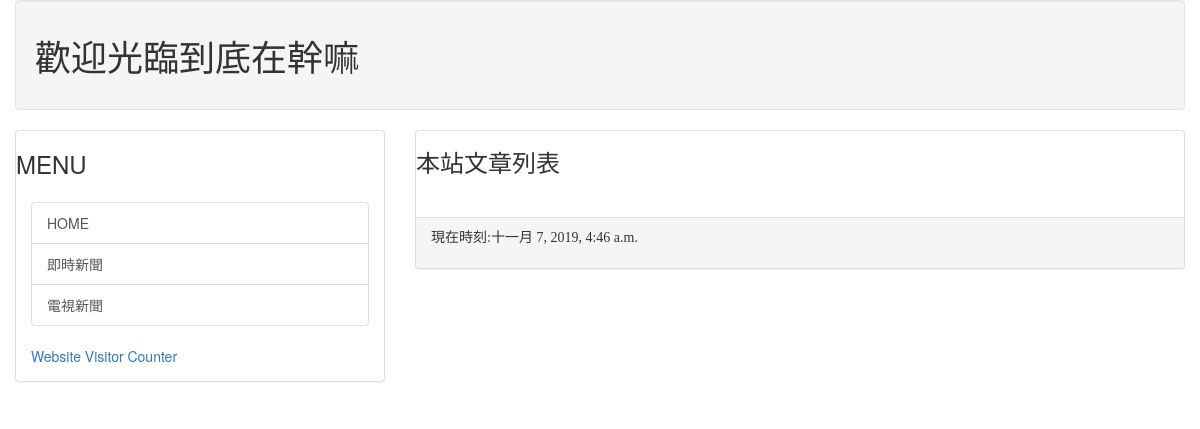
/, run on an earlier commit of the app's database.
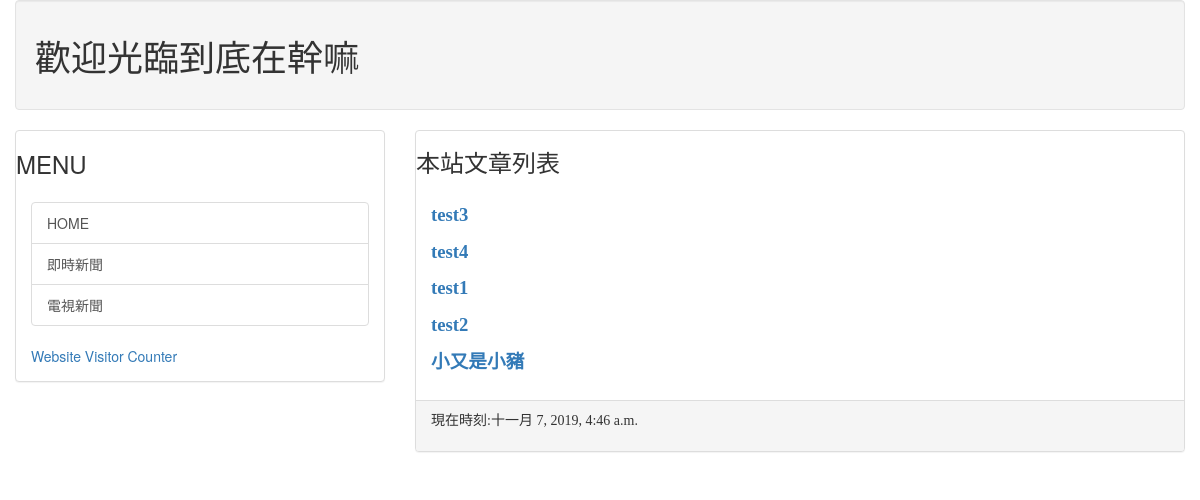
And on a later commit of the database.
### mainsite/models.py (models this page shows, shortened)
class Post(models.Model):
    title = models.CharField(max_length=200)
    slug = models.CharField(max_length=200)
    body = models.TextField()
    pub_date = models.DateTimeField(default=timezone.now)
    class Meta:
        ordering=('-pub_date',)

### mainsite/views.py (the view)
# urls.py: path('', homepage),
def homepage(request):
    posts = Post.objects.all()
    now = datetime.now()
    return render(request,'index.html',locals())

### templates/index.html (shortened to what this page needs)
{% extends 'base.html' %}
{% block headmessage %}
    <h3 style='font-family:標楷體;'>本站文章列表</h3>
{% endblock %}
{% block content %}
    {% for post in posts %}
        <p style='font-family: 微軟正黑體;font-size: 14pt;font-weight: bold;'>
            <a href='/post/{{post.slug}}'>{{post.title}}</a>
        </p>
    {% endfor %}
{% endblock %}

### templates/base.html (shortened to what this page needs)
<!DOCTYPE html>
<html>
<head>
<link rel="stylesheet" href="https://maxcdn.bootstrapcdn.com/bootstrap/3.4.0/css/bootstrap.min.css">
</head>
<body>
    <div class='container-fluid'>
        {% include 'header.html' %}
        <div class='row'>
            <div class='col-sm-4 col-md-4'>
                <div class='panel panel-default'>
                    <div class='panel-head'>
                        <h3>
                            MENU
                        </h3>
                    </div>
                    <div class='panel-body'>
                        <div class='list-group'>
                    <a href='/' class='list-group-item'>HOME</a>
                    <a href='http://tar.so/news' class='list-group-item'>即時新聞</a>
                    <a href='http://drho.tw/new' class='list-group-item'>電視新聞</a>
                        </div>
                        <a href="http://livetrafficfeed.com" data-num="10" data-width="30" data-responsive="0" data-time="Asia%2FTaipei" data-root="0" data-cheader="2853a8" data-theader="ffffff" data-border="2853a8" data-background="ffffff" data-normal="000000" data-link="135d9e" target="_blank" id="LTF_live_website_visitor">Website Visitor Counter</a>
                    </div>
                </div>
            </div>
            <div class='col-sm-8 col-md-8'>
                <div class='panel panel-default'>
                    <div lcass='panel-heading'>
                        {% block headmessage %} {% endblock %}
                    </div>
                    <div class='panel-body'>
                        {% block content %} {% endblock %}
                    </div>
                    <div class='panel-footer'>
                        {% include 'footer.html' %}
                    </div>
                </div>
            </div>
        </div>
    </div>
</body>
</html>

### templates/header.html
<div class='well'>
    <h1 style="font-family: 微軟正黑體;">歡迎光臨到底在幹嘛</h1>
</div>

### templates/footer.html
{% block footer %}
    {% if now %}
    <p style='font-family: 微軟正黑體;'>現在時刻:{{now}}</p>
    {% else %}
    <p style='font-family: 微軟正黑體;'>本文不知道在幹嘛</p>
    {% endif %}
{% endblock %}

What changed in the data, as far as the page shows it:
added Post: title "test3"
added Post: title "test4"
added Post: title "test1"
added Post: title "test2"
added Post: title "小又是小豬"
